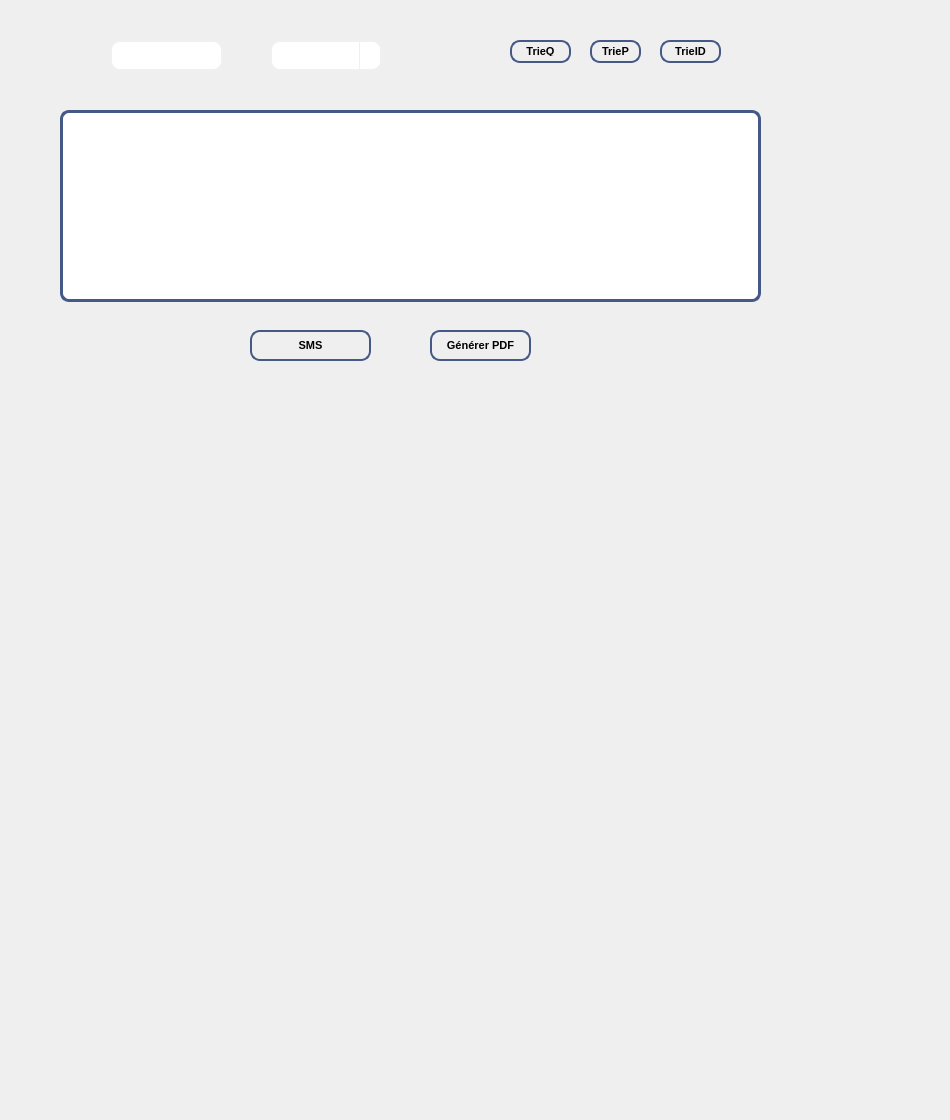
      <widget class="QWidget" name="tab_8">
       <attribute name="title">
        <string>Afficher un médicament</string>
       </attribute>
       <widget class="QComboBox" name="combo_chercher">
        <property name="geometry">
         <rect>
          <x>270</x>
          <y>40</y>
          <width>112</width>
          <height>31</height>
         </rect>
        </property>
        <property name="styleSheet">
         <string notr="true">QComboBox {
  background-color: qlineargradient(x1: 0, y1: 0, x2: 0, y2: 1,
                                      stop: 0 #455987, stop: 1 #4d8fac);
  border: 2px solid #f0f0f0;
  border-radius: 10px;
  color: #ffffff;
  padding: 8px 16px;
  transition: all 0.3s ease-in-out;
}

QComboBox:hover {
  background-color: qlineargradient(x1: 0, y1: 0, x2: 0, y2: 1,
                                      stop: 0 #4d8fac, stop: 1 #455987);
  border-color: #ffffff;
}

QComboBox:focus {
  background-color: qlineargradient(x1: 0, y1: 0, x2: 0, y2: 1,
                                      stop: 0 #4d8fac, stop: 1 #455987);
  border-color: #ffffff;
  box-shadow: 0 0 10px #4d8fac;
}

QComboBox::drop-down {
  border: none;
  background: transparent;
  subcontrol-origin: padding;
  subcontrol-position: top right;
  width: 20px;
  border-left-width: 1px;
  border-left-color: #f0f0f0;
  border-left-style: solid;
  border-top-right-radius: 10px;
  border-bottom-right-radius: 10px;
}

QComboBox::down-arrow {
  image: url(:/down_arrow.png);
  width: 12px;
  height: 12px;
}
</string>
        </property>
        <property name="currentText">
         <string/>
        </property>
        <item>
         <property name="text">
          <string/>
         </property>
        </item>
        <item>
         <property name="text">
          <string>ID</string>
         </property>
        </item>
        <item>
         <property name="text">
          <string>nom</string>
         </property>
        </item>
        <item>
         <property name="text">
          <string>quantite</string>
         </property>
        </item>
       </widget>
       <widget class="QLabel" name="label_2">
        <property name="geometry">
         <rect>
          <x>-160</x>
          <y>20</y>
          <width>241</width>
          <height>61</height>
         </rect>
        </property>
        <property name="text">
         <string/>
        </property>
        <property name="pixmap">
         <pixmap resource="fond.qrc">:/search.png</pixmap>
        </property>
       </widget>
       <widget class="QPushButton" name="generer_pdf_10">
        <property name="geometry">
         <rect>
          <x>430</x>
          <y>330</y>
          <width>101</width>
          <height>31</height>
         </rect>
        </property>
        <property name="styleSheet">
         <string notr="true">QPushButton {
    background: qlineargradient(x1: 0, y1: 0, x2: 0, y2: 1,
                                stop: 0 #F5DEB3, stop: 0.5 #D2B48C, stop: 1.0 #F5DEB3);
    border: 2px solid #455987;
    border-radius: 10px;
    padding: 5px 10px;
    font-size: 11px; 
    font-weight: bold;
    color: #000000;
    text-shadow: 1px 1px #FFFFFF;
    box-shadow: 1px 1px 3px rgba(0, 0, 0, 0.25);
}

QPushButton:hover {
    background: qlineargradient(x1: 0, y1: 0, x2: 0, y2: 1,
                                stop: 0 #D2B48C, stop: 0.5 #F5DEB3, stop: 1.0 #F5DEB3);
    border: 2px solid #455987;
    text-shadow: 1px 1px #FFFFFF;
}
</string>
        </property>
        <property name="text">
         <string>Générer PDF</string>
        </property>
       </widget>
       <widget class="QPushButton" name="Rechercher_NOUR_6">
        <property name="geometry">
         <rect>
          <x>510</x>
          <y>40</y>
          <width>61</width>
          <height>23</height>
         </rect>
        </property>
        <property name="styleSheet">
         <string notr="true">QPushButton {
    background: qlineargradient(x1: 0, y1: 0, x2: 0, y2: 1,
                                stop: 0 #F5DEB3, stop: 0.5 #D2B48C, stop: 1.0 #F5DEB3);
    border: 2px solid #455987;
    border-radius: 10px;
    padding: 5px 10px;
    font-size: 11px; 
    font-weight: bold;
    color: #000000;
    text-shadow: 1px 1px #FFFFFF;
    box-shadow: 1px 1px 3px rgba(0, 0, 0, 0.25);
}

QPushButton:hover {
    background: qlineargradient(x1: 0, y1: 0, x2: 0, y2: 1,
                                stop: 0 #D2B48C, stop: 0.5 #F5DEB3, stop: 1.0 #F5DEB3);
    border: 2px solid #455987;
    text-shadow: 1px 1px #FFFFFF;
}
</string>
        </property>
        <property name="text">
         <string>TrieQ</string>
        </property>
       </widget>
       <widget class="QPushButton" name="Rechercher_NOUR_7">
        <property name="geometry">
         <rect>
          <x>590</x>
          <y>40</y>
          <width>51</width>
          <height>23</height>
         </rect>
        </property>
        <property name="styleSheet">
         <string notr="true">QPushButton {
    background: qlineargradient(x1: 0, y1: 0, x2: 0, y2: 1,
                                stop: 0 #F5DEB3, stop: 0.5 #D2B48C, stop: 1.0 #F5DEB3);
    border: 2px solid #455987;
    border-radius: 10px;
    padding: 5px 10px;
    font-size: 11px; 
    font-weight: bold;
    color: #000000;
    text-shadow: 1px 1px #FFFFFF;
    box-shadow: 1px 1px 3px rgba(0, 0, 0, 0.25);
}

QPushButton:hover {
    background: qlineargradient(x1: 0, y1: 0, x2: 0, y2: 1,
                                stop: 0 #D2B48C, stop: 0.5 #F5DEB3, stop: 1.0 #F5DEB3);
    border: 2px solid #455987;
    text-shadow: 1px 1px #FFFFFF;
}
</string>
        </property>
        <property name="text">
         <string>TrieP</string>
        </property>
       </widget>
       <widget class="QPushButton" name="Rechercher_NOUR_8">
        <property name="geometry">
         <rect>
          <x>660</x>
          <y>40</y>
          <width>61</width>
          <height>23</height>
         </rect>
        </property>
        <property name="styleSheet">
         <string notr="true">QPushButton {
    background: qlineargradient(x1: 0, y1: 0, x2: 0, y2: 1,
                                stop: 0 #F5DEB3, stop: 0.5 #D2B48C, stop: 1.0 #F5DEB3);
    border: 2px solid #455987;
    border-radius: 10px;
    padding: 5px 10px;
    font-size: 11px; 
    font-weight: bold;
    color: #000000;
    text-shadow: 1px 1px #FFFFFF;
    box-shadow: 1px 1px 3px rgba(0, 0, 0, 0.25);
}

QPushButton:hover {
    background: qlineargradient(x1: 0, y1: 0, x2: 0, y2: 1,
                                stop: 0 #D2B48C, stop: 0.5 #F5DEB3, stop: 1.0 #F5DEB3);
    border: 2px solid #455987;
    text-shadow: 1px 1px #FFFFFF;
}
</string>
        </property>
        <property name="text">
         <string>TrieID</string>
        </property>
       </widget>
       <widget class="QPushButton" name="supprimerf_9">
        <property name="geometry">
         <rect>
          <x>250</x>
          <y>330</y>
          <width>121</width>
          <height>31</height>
         </rect>
        </property>
        <property name="styleSheet">
         <string notr="true">QPushButton {
    background: qlineargradient(x1: 0, y1: 0, x2: 0, y2: 1,
                                stop: 0 #F5DEB3, stop: 0.5 #D2B48C, stop: 1.0 #F5DEB3);
    border: 2px solid #455987;
    border-radius: 10px;
    padding: 5px 10px;
    font-size: 11px; 
    font-weight: bold;
    color: #000000;
    text-shadow: 1px 1px #FFFFFF;
    box-shadow: 1px 1px 3px rgba(0, 0, 0, 0.25);
}

QPushButton:hover {
    background: qlineargradient(x1: 0, y1: 0, x2: 0, y2: 1,
                                stop: 0 #D2B48C, stop: 0.5 #F5DEB3, stop: 1.0 #F5DEB3);
    border: 2px solid #455987;
    text-shadow: 1px 1px #FFFFFF;
}
</string>
        </property>
        <property name="text">
         <string>SMS</string>
        </property>
       </widget>
       <widget class="QLineEdit" name="lineEdit_chercher">
        <property name="geometry">
         <rect>
          <x>110</x>
          <y>40</y>
          <width>113</width>
          <height>31</height>
         </rect>
        </property>
        <property name="styleSheet">
         <string notr="true">QLineEdit {
  background-color: qlineargradient(x1: 0, y1: 0, x2: 0, y2: 1,
                                      stop: 0 #455987, stop: 1 #4d8fac);
  border: 2px solid #f0f0f0;
  border-radius: 10px;
  color: #ffffff;
  padding: 8px 16px;
  transition: all 0.3s ease-in-out;
}

QLineEdit:hover {
  background-color: qlineargradient(x1: 0, y1: 0, x2: 0, y2: 1,
                                      stop: 0 #4d8fac, stop: 1 #455987);
  border-color: #ffffff;
}

QLineEdit:focus {
  background-color: qlineargradient(x1: 0, y1: 0, x2: 0, y2: 1,
                                      stop: 0 #4d8fac, stop: 1 #455987);
  border-color: #ffffff;
  box-shadow: 0 0 10px #4d8fac;
}
</string>
        </property>
       </widget>
       <widget class="QTableView" name="tabmedi">
        <property name="geometry">
         <rect>
          <x>60</x>
          <y>110</y>
          <width>701</width>
          <height>192</height>
         </rect>
        </property>
        <property name="styleSheet">
         <string notr="true">QTableView {
    background-color: #ffffff;
    border: 3px solid #455987;
    border-radius: 9px;
    selection-background-color: #1e90ff;
    selection-color: #ffffff;
}

QHeaderView::section {
    background-color: #f0f0f0;
    border: 9px solid #000000;
    border-radius: 4px;
    padding: 4px;
}
</string>
        </property>
       </widget>
       <widget class="QLabel" name="label_246">
        <property name="geometry">
         <rect>
          <x>0</x>
          <y>0</y>
          <width>941</width>
          <height>1111</height>
         </rect>
        </property>
        <property name="text">
         <string/>
        </property>
        <property name="pixmap">
         <pixmap>:/Downloads/Untitled design.jpg</pixmap>
        </property>
       </widget>
       <zorder>label_246</zorder>
       <zorder>label_2</zorder>
       <zorder>combo_chercher</zorder>
       <zorder>generer_pdf_10</zorder>
       <zorder>Rechercher_NOUR_6</zorder>
       <zorder>Rechercher_NOUR_7</zorder>
       <zorder>Rechercher_NOUR_8</zorder>
       <zorder>supprimerf_9</zorder>
       <zorder>lineEdit_chercher</zorder>
       <zorder>tabmedi</zorder>
      </widget>
